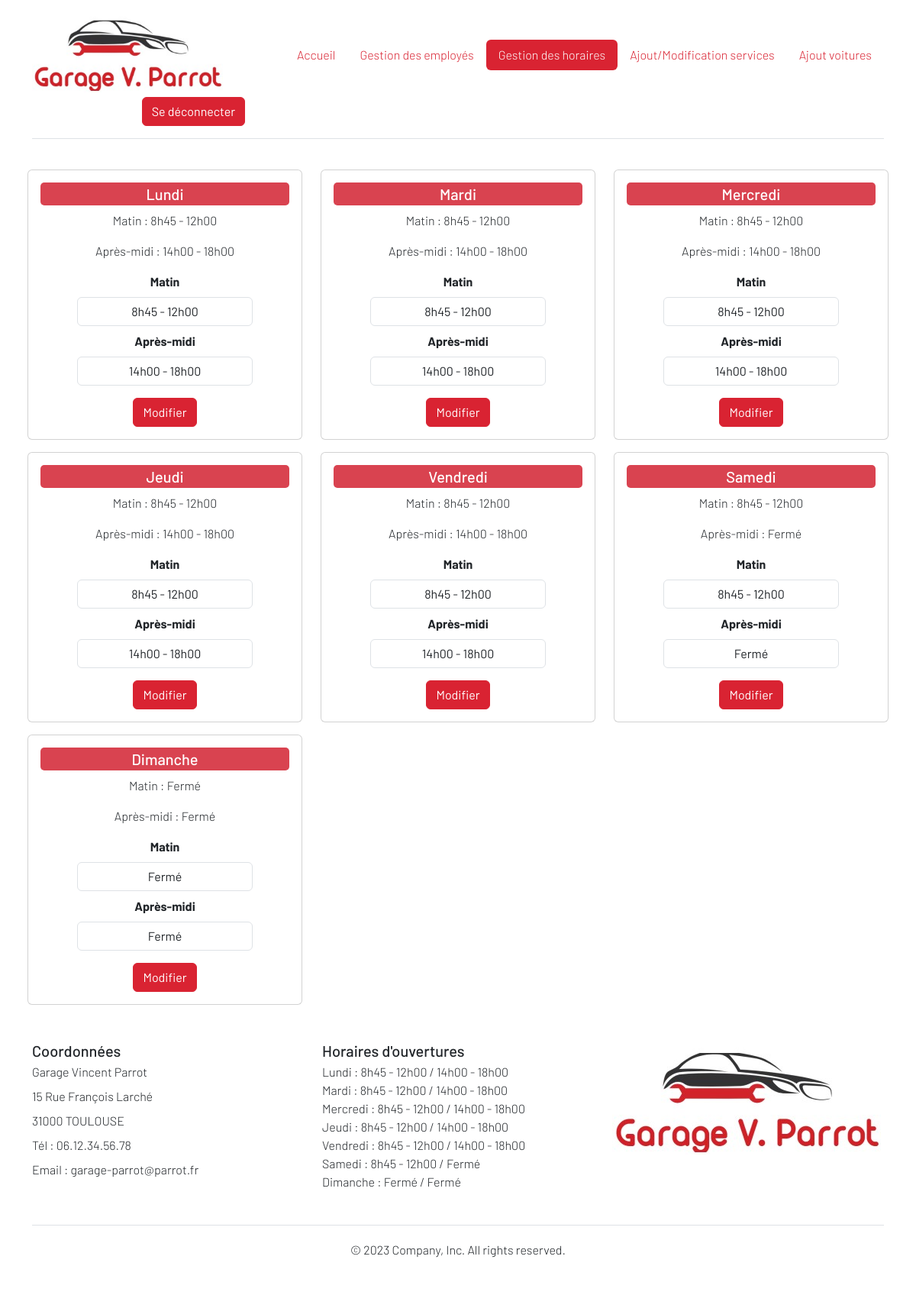
Page /open_close.php (signed in) on the committed database.
### tables this page shows
CREATE TABLE `open_hours` (
  `id` int(11) NOT NULL,
  `day` varchar(50) NOT NULL,
  `morning_hours` varchar(50) NOT NULL,
  `afternoon_hours` varchar(50) NOT NULL
);

### lib/open_close.php (called while the page is built, shortened)
<?php
function getAllOpenDays(PDO $pdo) {
  $query = $pdo->query('SELECT * FROM open_hours');
  return $query->fetchAll(PDO::FETCH_ASSOC);
}

### open_close.php (the view, shortened to what this page needs)
<?php
require_once('templates/header.php');
require_once('lib/open_close.php');
  $openDays = getAllOpenDays($pdo);
?>
<div class="row mx-4">
    <?php foreach ($openDays as $open){ ?>
        <article class="mt-3 col-md-4">
            <div class="card_hours">
            <div class="card">
                <div class="card-body">
                    <h5 class="card-title "><?= $open['day']; ?></h5>
                    <p class="card-text">Matin : <?= $open['morning_hours']; ?></p>
                    <p class="card-text">Après-midi : <?= $open['afternoon_hours']; ?></p>
                    <form method="POST" enctype="multipart/form-data">
                    <div class="mb-2 px-5">
                        <label for="morning_hours" class="form-label">Matin</label>
                        <input type="text" name="morning_hours" id="morning_hours" class="form-control" value="<?= $open['morning_hours']; ?>">
                    </div>
                    <div class="mb-3 px-5">
                        <label for="afternoon_hours" class="form-label">Après-midi</label>
                        <input type="text" name="afternoon_hours" id="afternoon_hours" class="form-control" value="<?= $open['afternoon_hours']; ?>">
                    </div>
                        <input type="submit" value="Modifier" name="modifyHours" class="btn btn-primary">
                    </form>
                </div>
            </div>
            </div>
        </article>
    <?php }; ?>
</div>
<?php require_once('templates/footer.php')
?>

### templates/footer.php (shortened to what this page needs)
<?php
require_once('lib/open_close.php');
?>
      <div class="container">
        <footer class="py-5 lh-1">
          <div class="row">
            <div class="col-md-4  mb-3 ">
            <form>
            <h5>Coordonnées</h5>
              <p>Garage Vincent Parrot</p>
              <p>15 Rue François Larché</p>
              <p>31000 TOULOUSE</p>
              <p>Tél : 06.12.34.56.78</p>
              <p>Email : garage-parrot@parrot.fr</p>
            </form>
            </div>
            <div class="col-6 col-md-4 mb-3">
            <h5>Horaires d'ouvertures</h5>
            <ul class="nav flex-column">
            <?php
            $openDays = getAllOpenDays($pdo);
            foreach ($openDays as $open){ ?>
                <li class="nav-item mb-2">
                  <?= $open['day']; ?> : <?= $open['morning_hours']; ?> / <?= $open['afternoon_hours']; ?>
                </li>
            <?php }; ?>
            </ul>
            </div>
            <div class="col-md-3  mb-3">
              <img src="assets/images/logo_Garage.jpg">
            </div>
          </div>
          <div class="d-flex flex-column flex-sm-row justify-content-center py-4 my-4 border-top">
            <p>© 2023 Company, Inc. All rights reserved.</p>
          </div>
        </footer>
      </div>
  </body>
</html>

### assets/css/style.css (style rules this page uses)
.structure { font-family: 'Barlow', sans-serif; font-weight: 300; }

### rows in the picture
open_hours: day "Lundi", morning_hours "8h45 - 12h00", afternoon_hours "14h00 - 18h00"
open_hours: day "Mardi", morning_hours "8h45 - 12h00", afternoon_hours "14h00 - 18h00"
open_hours: day "Mercredi", morning_hours "8h45 - 12h00", afternoon_hours "14h00 - 18h00"
open_hours: day "Jeudi", morning_hours "8h45 - 12h00", afternoon_hours "14h00 - 18h00"
open_hours: day "Vendredi", morning_hours "8h45 - 12h00", afternoon_hours "14h00 - 18h00"
open_hours: day "Samedi", morning_hours "8h45 - 12h00", afternoon_hours "Fermé"
open_hours: day "Dimanche", morning_hours "Fermé", afternoon_hours "Fermé"

### other values in the picture
$value "Accueil"
$value "Gestion des employés"
$value "Gestion des horaires"
$value "Ajout/Modification services"
$value "Ajout voitures"
